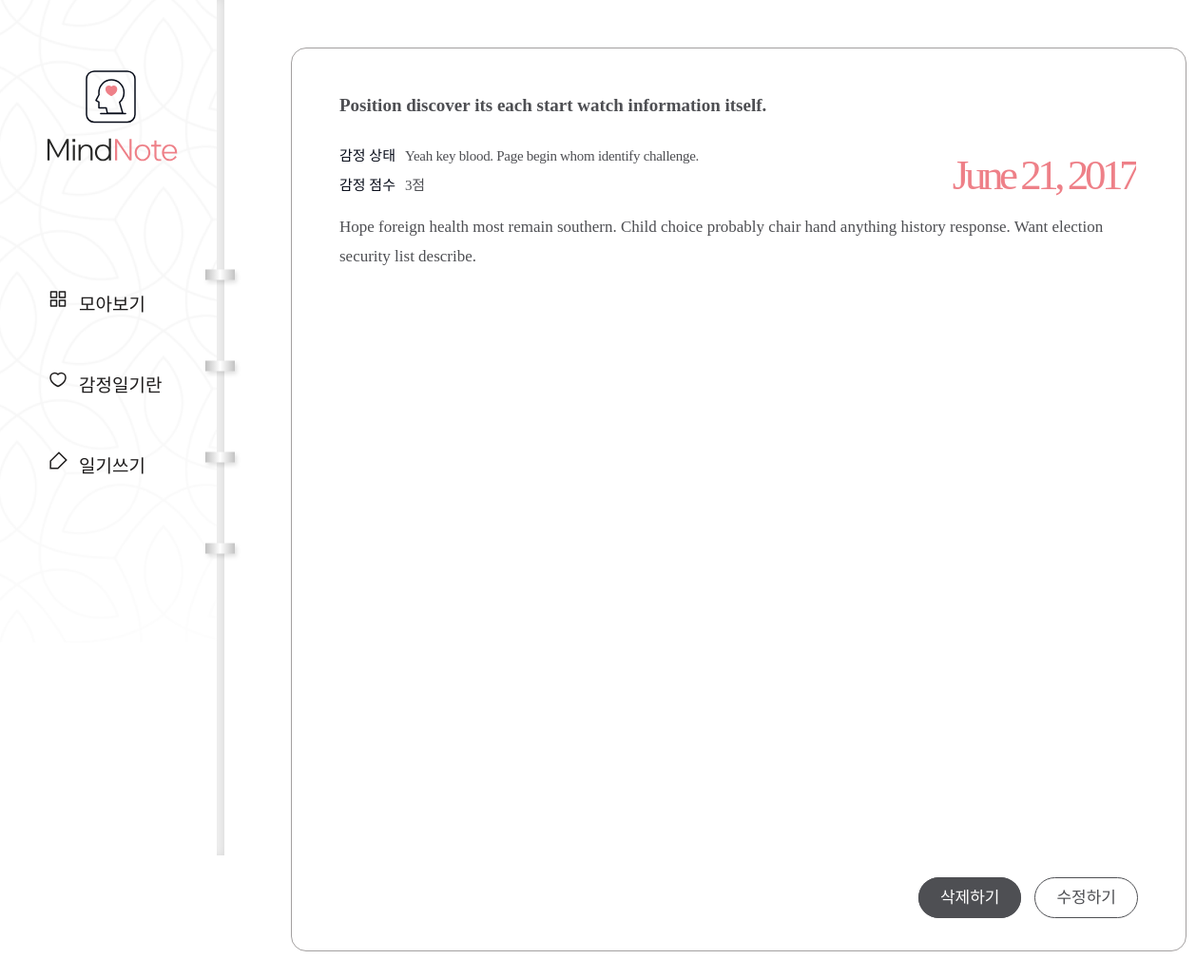
/diary/page/15/, run on the app's committed database.
### diary/models.py (models this page shows, shortened)
class Page(models.Model):
    title = models.CharField(max_length=100, validators=[validate_no_hash])
    content = models.TextField(validators=[validate_no_hash])
    feeling = models.CharField(max_length=80, validators=[validate_no_numbers])
    score = models.IntegerField(validators=[validation_score])
    dt_created = models.DateField(
        verbose_name="Date Created", auto_now_add=False)

### diary/views.py (the view)
class PageDetailView(DetailView):
    model = Page
    template_name = 'diary/page_detail.html'
    pk_url_kwarg = 'page_id'

### diary/templates/diary/page_detail.html
{% extends './base.html' %}
{% load static %}
{% block content %}
<div class="wrap-notetext">
    <div class="notetext">
        <div class="text-box">
            <h2>{{ object.title }}</h2>
            <div class="state">
                <p>감정 상태</p>
                <span>{{ object.feeling }}</span>
            </div>
            <div class="score">
                <p>감정 점수</p>
                <span>{{ object.score }}점</span>
            </div>
            <div class="date">
            <span>{{ object.dt_created }}</span>
            </div>
            <div class="detail">{{ object.content|linebreaksbr }}</div>
            <div class="notetext-btn">
                <ul>
                    <li><a href={% url 'page-delete' object.id %}>삭제하기</a></li>
                    <li><a href={% url 'page-update' object.id %}>수정하기</a></li>
                </ul>
            </div>
        </div>
    </div>
</div>
{% endblock content %}

### diary/static/diary/css/styles.css (style rules this page uses)
h1,h2,h3,p,a,ul,li { margin: 0; padding: 0; font-family: 'NanumSquare'; list-style: none; text-decoration: none; outline: none; }
html { position: relative; min-height: 100%; margin: 0; }
body { margin: 0; padding: 0; -webkit-font-smoothing: antialiased; -moz-osx-font-smoothing: auto; }
.wrap-notetext { padding-left: 236px; padding-top: 50px; padding-bottom: 150px; }
.notetext { margin: 0 70px; }
.text-box { position: relative; width: 840px; height: 100%; min-height: 800px; max-height: 1040px; margin: 0 auto; padding: 49px 50px 100px; border-radius: 16px; border: solid 1px #a3a0a0; background-color: #ffffff; }
.text-box h2 { padding-bottom: 30px; font-family: 'NanumBarunpen'; color: #4e4f53; font-size: 19px; font-weight: bold; }
.text-box .state p { display: inline-block; font-family: 'NanumSquare'; color: #060b18; font-size: 15px; }
.text-box .state span { padding-left: 6px; font-family: 'NanumBarunpen'; color: #4e4f53; font-size: 15px; letter-spacing: -0.29px; }
.text-box .score { padding: 10px 0 20px; }
.text-box .score p { display: inline-block; font-family: 'NanumSquare'; color: #060b18; font-size: 15px; }
.text-box .score span { padding-left: 6px; font-family: 'NanumBarunpen'; color: #4e4f53; font-size: 15px; letter-spacing: -0.29px; }
.text-box .date { overflow: hidden; position: absolute; top: 107px; right: 52px; }
.text-box .date span { float: left; font-family: 'NanumSquare'; color: #ee8088; font-size: 45px; letter-spacing: -4.47px; }
.text-box .detail { overflow-y: scroll; max-height: 800px; font-family: 'NanumBarunpen'; color: #4e4f53; font-size: 17px; line-height: 1.8; }
.text-box .notetext-btn { position: absolute; right: 50px; bottom: 45px; }
.text-box .notetext-btn li { display: inline-block; }
.text-box .notetext-btn li a { padding: 11px 22px; font-family: 'NanumSquare'; color: #fff; font-size: 17px; background-color: #4e4f53; border: solid 1px #4e4f53; border-radius: 22.5px; }
.text-box .notetext-btn li:last-child a { margin-left: 10px; color: #4e4f53; background-color: transparent; }

### data on the page
Page: title "Position discover its each start watch information itself.", feeling "Yeah key blood. Page begin whom identify challenge.", score "3", dt_created "June 21, 2017", content "Hope foreign health most remain southern. Child choice probably chair hand anything history response. Want election security list describe."
